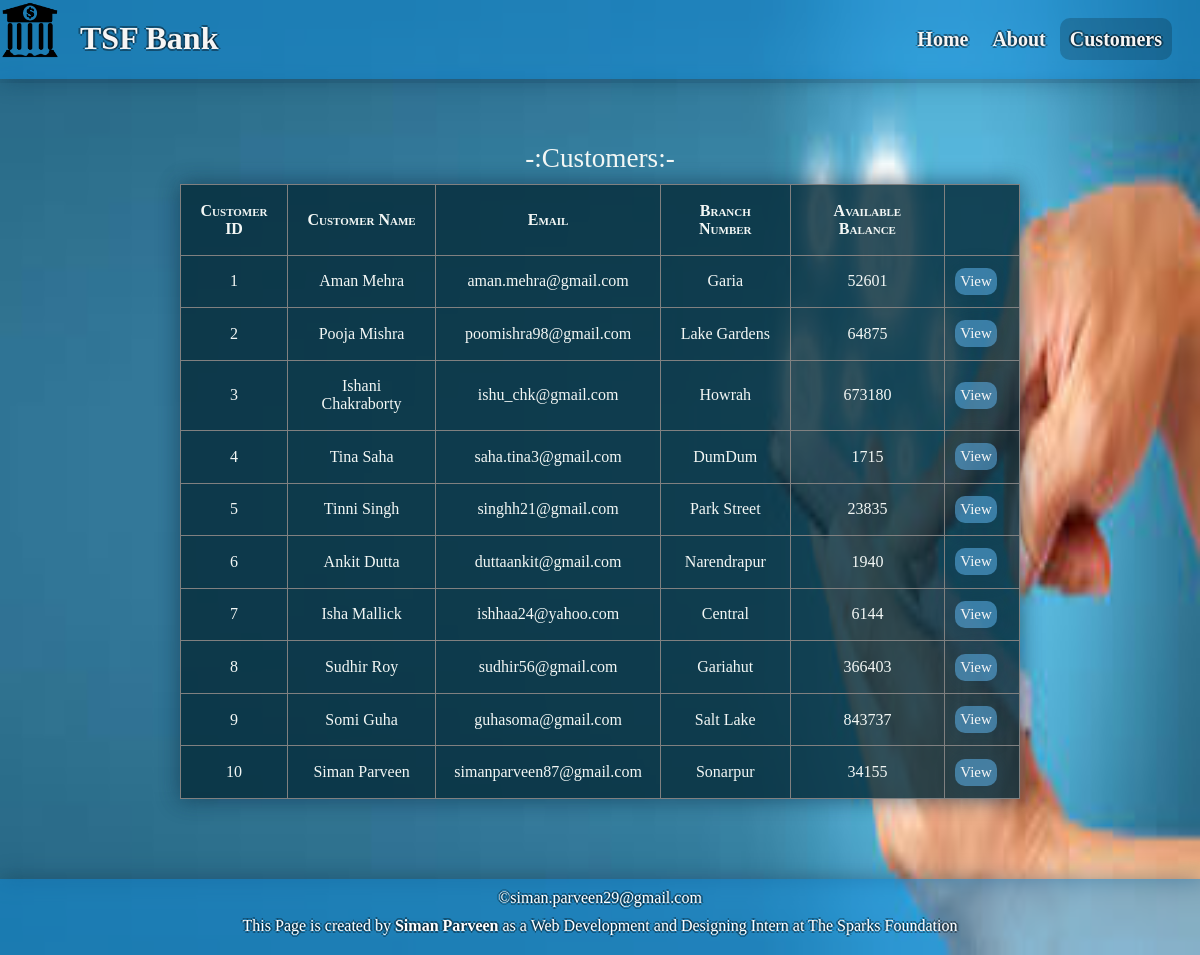
The page /view.php on the database its author committed.
### tables this page shows
CREATE TABLE `bankusers` (
  `CustomerID` int(5) NOT NULL,
  `AccountNumber` int(10) NOT NULL,
  `CustomerName` varchar(50) DEFAULT NULL,
  `Email` varchar(30) NOT NULL,
  `BranchName` varchar(50) DEFAULT NULL,
  `TotalWithdrawal` int(20) NOT NULL,
  `TotalDeposist` int(11) NOT NULL,
  `AvailableBalance` int(10) NOT NULL
);

### view.php (the view, shortened to what this page needs)
<!DOCTYPE html>
<html lang="en">
<head>
    <link rel="stylesheet" href="style_view.css">
</head>
<body>
    <header>
        <img src="logo1.png" alt="bank logo">
        <h1>TSF Bank</h1>
        <nav id="nav_bar">
            <a href="index.html">Home</a>
            <a href="about.html">About</a>
            <a href="view.php" class="active">Customers</a>
        </nav>
    </header>
<div>
<?php
    include('connectivity.php');
    $sqlget = 'SELECT * FROM bankusers';
    $sqldata = mysqli_query($conn,$sqlget) or die('Error Getting the data');
    echo "<table border='1'>
    <caption>-:Customers:-</caption>";
    echo "<tr>
        <th>Customer ID</th>
        <th>Customer Name</th>
        <th>Email</th>
        <th>Branch Number</th>
        <th>Available Balance</th>
        <th></th>
        </tr>";
    while($row = mysqli_fetch_array($sqldata, MYSQLI_ASSOC)){
        echo "<tr><td>";
            echo $row['CustomerID'];
        echo "</td><td>";
            echo $row['CustomerName'];
        echo "</td><td>";
            echo $row['Email'];
        echo "</td><td>";
            echo $row['BranchName'];
        echo "</td><td>";
            echo $row['AvailableBalance'];
        echo "</td><td class='view'>";
            echo "<button><a href='transfer.php?id=$row[CustomerID]'>View</button>";
        echo "</td></tr>";
    }
    echo "</table>";
?>
</div>
    <footer>
        &copy;<span>siman.parveen29@gmail.com</span>
        <p>This Page is created by <b>Siman Parveen</b> as a Web Development and Designing Intern at The Sparks Foundation</p>
    </footer>
</body>
</html>

### style_view.css (style rules this page uses)
* { margin: 0px; padding: 0px; font-family: 'Times New Roman', Times, serif; }
body { background-image: url("bg.jpg"); background-repeat: no-repeat; background-size: 100% 100%; -webkit-text-stroke: 1px solid black; }
header { display: inline-block; background-color: rgba(17, 143, 226, 0.5); width: 100%; color: whitesmoke; text-shadow: 2px 0px 0px rgba(0, 1, 2, 0.377), 0px 2px 0px rgba(0, 1, 2, 0.377), -2px 0px 0px rgba(0, 1, 2, 0.377), 0px -2px 0px rgba(0, 1, 2, 0.377); box-shadow: 2px 2px 20px rgba(17, 52, 77, 0.377); }
.active { background-color: rgba(0, 5, 8, 0.2); border-radius: 10px; }
header h1 { margin: 20px; float: left; }
header img { float: left; width: 60px; height: 60px; }
nav { float: right; padding: 28px; }
nav a { text-decoration: none; color: whitesmoke; font-size: 20px; font-weight: bolder; padding: 10px; }
div { color: whitesmoke; font-size: 16px; box-shadow: 2px 2px 20px rgba(17, 52, 77, 0.377); padding: 5% 15% 5% 15%; }
caption { font-size: 170%; margin-bottom: 10px; }
table { text-align: center; color: rgb(243, 247, 245); background-color: rgba(6, 44, 59, 0.829); box-shadow: 2px -2px 20px rgba(17, 52, 77, 0.377), -2px 2px 20px rgba(17, 52, 77, 0.377); width: 100%; border-collapse: collapse; margin-bottom: 20px; }
th { font-variant: small-caps; }
td, th { padding: 2%; }
button { border-radius: 10px; padding: 5px; font-size: 15px; display: block; border: transparent; background-color: rgba(87, 169, 224, 0.582); color: bisque; box-shadow: 2px 2px 20px rgba(17, 52, 77, 0.377); }
.view { padding: 10px; }
footer { clear: both; color: white; text-shadow: 2px 0px 0px rgba(0, 1, 2, 0.377), 0px 2px 0px rgba(0, 1, 2, 0.377), -2px 0px 0px rgba(0, 1, 2, 0.377), 0px -2px 0px rgba(0, 1, 2, 0.377); text-align: center; height: 10%; padding: 10px; box-shadow: 2px -2px 20px rgba(17, 52, 77, 0.377); background-color: rgba(17, 143, 226, 0.5); }
footer p { margin: 10px; }
a { text-decoration: none; color: whitesmoke; }

### rows shown on the page
bankusers: CustomerID "1", CustomerName "Aman Mehra", Email "aman.mehra@gmail.com", BranchName "Garia", AvailableBalance "52601"
bankusers: CustomerID "2", CustomerName "Pooja Mishra", Email "poomishra98@gmail.com", BranchName "Lake Gardens", AvailableBalance "64875"
bankusers: CustomerID "3", CustomerName "Ishani Chakraborty", Email "ishu_chk@gmail.com", BranchName "Howrah", AvailableBalance "673180"
bankusers: CustomerID "4", CustomerName "Tina Saha", Email "saha.tina3@gmail.com", BranchName "DumDum", AvailableBalance "1715"
bankusers: CustomerID "5", CustomerName "Tinni Singh", Email "singhh21@gmail.com", BranchName "Park Street", AvailableBalance "23835"
bankusers: CustomerID "6", CustomerName "Ankit Dutta", Email "duttaankit@gmail.com", BranchName "Narendrapur", AvailableBalance "1940"
bankusers: CustomerID "7", CustomerName "Isha Mallick", Email "ishhaa24@yahoo.com", BranchName "Central", AvailableBalance "6144"
bankusers: CustomerID "8", CustomerName "Sudhir Roy", Email "sudhir56@gmail.com", BranchName "Gariahut", AvailableBalance "366403"
bankusers: CustomerID "9", CustomerName "Somi Guha", Email "guhasoma@gmail.com", BranchName "Salt Lake", AvailableBalance "843737"
bankusers: CustomerID "10", CustomerName "Siman Parveen", Email "simanparveen87@gmail.com", BranchName "Sonarpur", AvailableBalance "34155"
